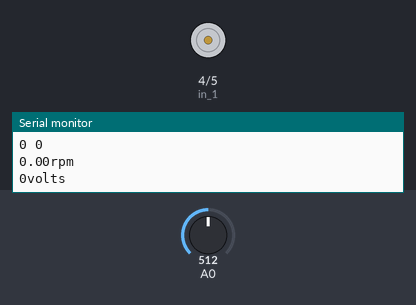
This sketch was run on a simulated Arduino Uno, built with avr-gcc and run on an emulated ATmega328P. Shown: motor-driver pin pairs drawn as motors (green arrow = first pin HIGH = forward, orange = second pin HIGH = backward, longer = more drive), the last lines printed to the serial monitor. The inputs (shaded band) are chosen by the test bench; at power-on: A0 = 512.

Above: at 1.2 s.
1.3 s: A0 set to 90
At 4.0 s:
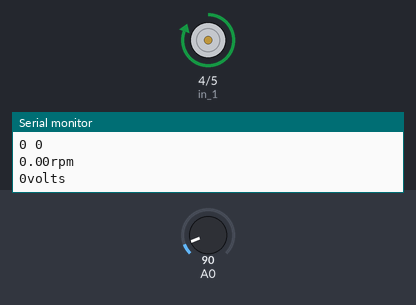
4.3 s: A0 set to 110
At 4.7 s:
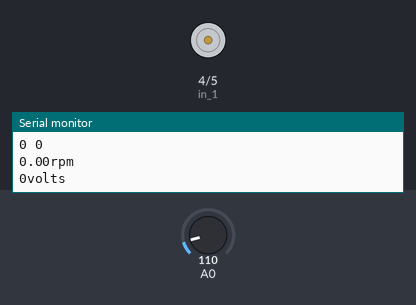
5.8 s: A0 set to 0
At 7.1 s:
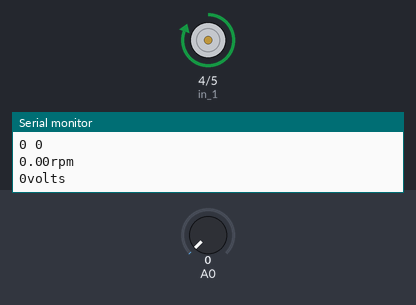
Timing chart, 0 to 8.8 s (numbered marks = the images above; inputs shaded):
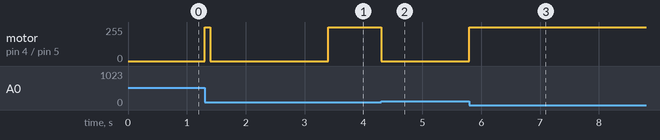

Measured:
- after the input at 1.3 s, motor on pin 4 (in_1) / pin 5 (in_2): stopped → forward 255/255 at once, → stopped 0.10 s later, → forward 255/255 2.0 s later
- after the input at 4.3 s, motor on pin 4 (in_1) / pin 5 (in_2): forward 255/255 → stopped at once
- after the input at 5.8 s, motor on pin 4 (in_1) / pin 5 (in_2): stopped → forward 255/255 at once

The sketch:

Speed_control_using_PID.ino
```cpp
//Reading encoder count to find out the speed of a rotating shaft of a motor
//Motor driver used : Pimironi 2040
//Pins used : GPIO 0 ENCODER A_A, GPIO 1 ENCODER A_B
//The encoders produce 12 counts per revolution.
//There are 600 encoder counts per revoluiton at the shaft due to the gear used.
//The gear ratio of the motor is found to be 50:1
#include <PID_v1.h>
const int ENCA_A = 0;
const int ENCA_B = 1;
const int in_1 = 4;
const int in_2 = 5;
volatile long count = 0;
long previous_count = 0;
unsigned long timeBetweenCalculation = 1000;
unsigned long timeOfLastCalculation = 0;
float speed = 0;
const int countsPerRevolution = 600;  //number of encoder counts per revolution at the shaft
int req_speed = 200;
int power = 0;
double Setpoint, Input, Output; //"LC" defining variables that we will be connecting to.
double Kp=2, Ki=5, Kd=1;//"LC"
PID myPID(&Input, &Output, &Setpoint, Kp, Ki, Kd, DIRECT);//"LC"


void setup()
 {
  pinMode(ENCA_A, INPUT_PULLUP);
  pinMode(ENCA_B, INPUT_PULLUP);
  pinMode(in_1, OUTPUT);
  pinMode(in_2, OUTPUT);
  Serial.begin(9600);
  attachInterrupt(digitalPinToInterrupt(ENCA_A), channelAEvent, CHANGE);
  attachInterrupt(digitalPinToInterrupt(ENCA_B), channelBEvent, CHANGE);

  //initialize the variables we're linked to
  Input = analogRead(ENCA_A);//"LC"
  Setpoint = 100;//"LC"

  //turn the PID on
  myPID.SetMode(AUTOMATIC);//"LC"
}

void loop() {
  // Integrating PID example code to control speed
  Input = analogRead(ENCA_A);//LC
  myPID.Compute(); //LC
  analogWrite(in_1, Output);//LC
  analogWrite(in_2, 0);
  // END of PID

  //analogWrite(in_1, power);
  analogWrite(in_2, 0);
  unsigned long current_time = millis();
  //Serial.println(current_time);//for my reference
  if ((current_time - timeOfLastCalculation) >= timeBetweenCalculation) {
    long change = count - previous_count;                                                        //The count used here is found from the count that is returned from interrupts. change: This is the change in encoder counts during the specified time interval. It tells you how many encoder counts have occurred during that time.
    float speed = (float)change / countsPerRevolution * 60 / (timeBetweenCalculation / 1000.0);  //calculated speed in RPM
    speed = speed * -1;
    Serial.print(count);
    Serial.print(" ");
    Serial.println(change);
    previous_count = count;
    timeOfLastCalculation = current_time;
    Serial.print(speed);
    Serial.println("rpm");
    //steps to control speed with variying load
    //if (speed >= req_speed) {
    //  int new_power = power - 10;
    //  power = new_power;
    //} else {
    //  int new_power = power + 10;
    //  power = new_power;
    //}

    Serial.print(power);
    Serial.println("volts");
  }
}

void channelAEvent() {
  if (digitalRead(ENCA_A) != digitalRead(ENCA_B)) {
    count += 1;
  } else {
    count -= 1;
  }
}
void channelBEvent() {
  if (digitalRead(ENCA_A) != digitalRead(ENCA_B)) {
    count -= 1;
  } else {
    count += 1;
  }
}
```
